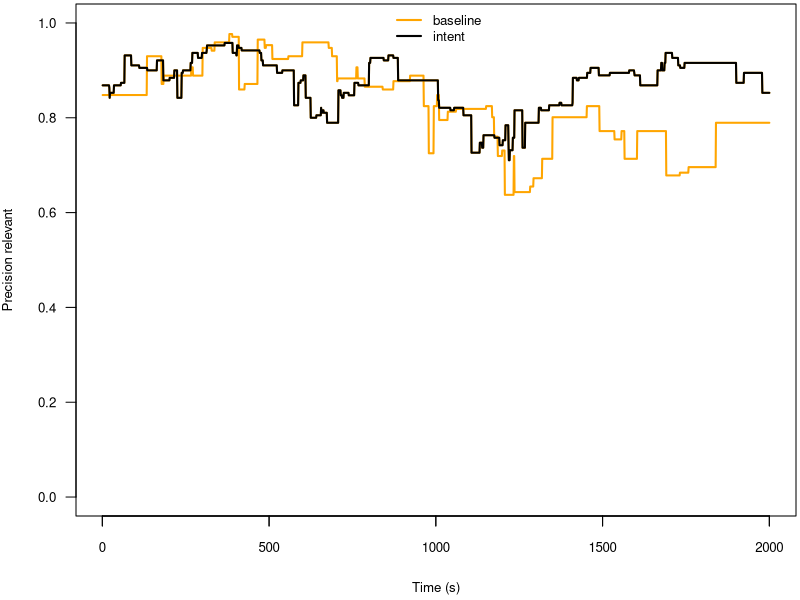
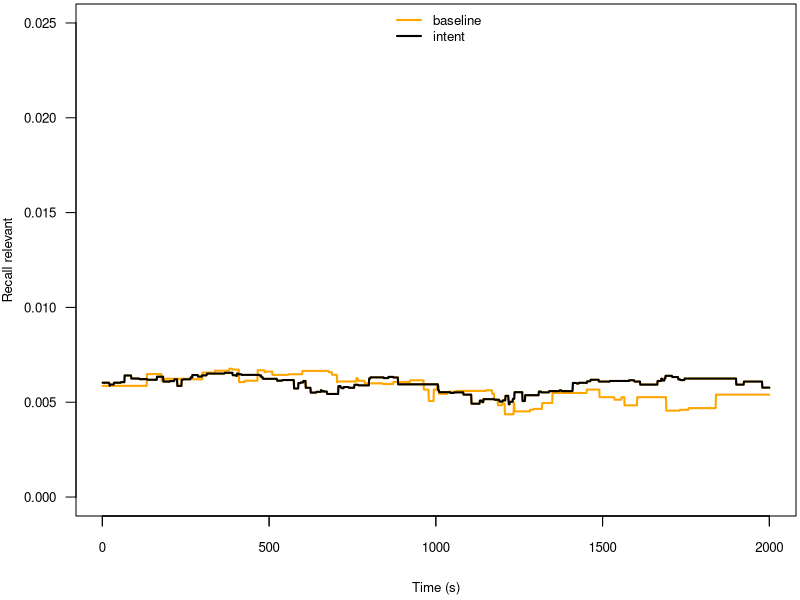
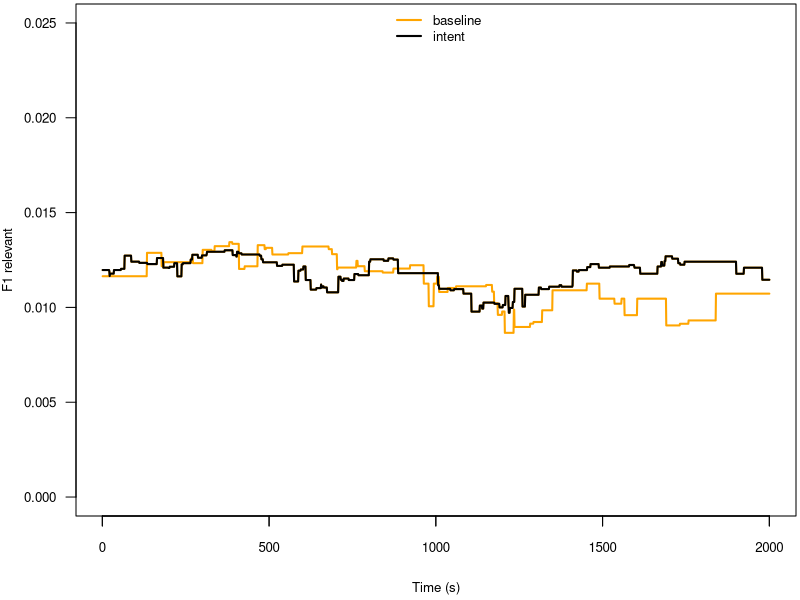

Reproduce these figures in R, in order.
#TASK: precision of relevant
precision_relevant_baseline <- read.table("./relevant_precision_baseline_noncumulative_20.dat", header=FALSE, sep=";")
precision_relevant_baseline <-t(precision_relevant_baseline)
#precision_relevant_baseline
nrow(precision_relevant_baseline)
ncol(precision_relevant_baseline)
#ColBL <- colMeans(precision_relevant_baseline [,])
ColBL <- precision_relevant_baseline[nrow(precision_relevant_baseline),]
ColBL
NROW(ColBL)
NCOL(ColBL)

precision_relevant_stash <- read.table("./relevant_precision_stash_noncumulative_20.dat", header=FALSE, sep=";")
precision_relevant_stash <-t(precision_relevant_stash)
#precision_relevant_stash
nrow(precision_relevant_stash)
ncol(precision_relevant_stash)
ColIN <- precision_relevant_stash[nrow(precision_relevant_stash),]
NROW(ColIN)
NCOL(ColIN)
ColIN

mean(ColIN)
mean(ColBL)

wilcox.test(ColIN, ColBL, paired=FALSE) 

#PLOT DATA
NROW(precision_relevant_baseline)
NCOL(precision_relevant_baseline)
  

precision_relevant<- data.frame(rowMeans(precision_relevant_baseline [,]),rowMeans(precision_relevant_stash [,]))
nrow(precision_relevant)
ncol(precision_relevant)
names(precision_relevant) <- c("baseline","intent")
#print(precision_relevant)

#PLOT
plot_colors <- c( "orange", "black")
plot_colors
plot_colors[1]
plot_colors[2]
par(mar=c(4.2, 3.8, 0.2, 0.2))
plot(precision_relevant$intent, type="l", col=plot_colors[1], 
     ylim=c(0, 1), axes=F, ann=T, xlab="Time (s)",
     ylab="Precision relevant", cex.lab=0.8, lwd=2)
# ylim=range(precision_relevant)
# Make x axis tick marks without labels
axis(1, lab=F, cex.axis=0.8)
# Plot x axis with smaller horizontal labels 
axis(1, las=1, cex.axis=0.8)
# Plot y axis with smaller horizontal labels 
axis(2, las=1, cex.axis=0.8)
# Create box around plot
box()
# Graph suvs with thicker green dotted line

lines(precision_relevant$baseline, type="l", lty=1, lwd=2, 
      col=plot_colors[1])
lines(precision_relevant$intent, type="l", lty=1, lwd=2, 
      col=plot_colors[2])
# Create a legend in the top-left corner that is slightly  
# smaller and has no border
legend("top", names(precision_relevant), cex=0.8, col=plot_colors, 
       lty=1:1, lwd=2, bty="n");

# Turn off device driver (to flush output to PDF)
#dev.off()

# Restore default margins
par(mar=c(5, 4, 4, 2) + 0.1)

#TASK: recall of relevant

recall_relevant_baseline <- read.table("./relevant_recall_baseline_noncumulative_20.dat", header=FALSE, sep=";")
recall_relevant_baseline <-t(recall_relevant_baseline)
#precision_relevant_baseline
nrow(recall_relevant_baseline)
ncol(recall_relevant_baseline)
ColBL <-  recall_relevant_baseline[nrow(recall_relevant_baseline),]
ColBL

recall_relevant_stash <- read.table("./relevant_recall_stash_noncumulative_20.dat", header=FALSE, sep=";")
recall_relevant_stash <-t(recall_relevant_stash)
#precision_relevant_baseline
nrow(recall_relevant_stash)
ncol(recall_relevant_stash)
ColIN <-  recall_relevant_stash[nrow(recall_relevant_stash),]
ColIN

mean(ColIN)
mean(ColBL)

wilcox.test(ColIN, ColBL, paired=FALSE) 

#PLOT DATA
NROW(recall_relevant_baseline)
NCOL(recall_relevant_baseline)
mean(recall_relevant_baseline [nrow(recall_relevant_baseline),])
NROW(recall_relevant_stash)
NCOL(recall_relevant_stash)
mean(recall_relevant_stash [nrow(recall_relevant_stash),])
#mean(rowMeans(recall_relevant_baseline [,]))

#mean(rowMeans(recall_relevant_stash [,]))


recall_relevant<- data.frame("baseline"=rowMeans(recall_relevant_baseline [,]),"intent"=rowMeans(recall_relevant_stash [,]))
nrow(recall_relevant)
ncol(recall_relevant)
#names(recall_relevant) <- c("baseline","intent")
#print(precision_relevant)
summary(recall_relevant)

#PLOT
plot_colors <- c( "orange", "black")
par(mar=c(4.2, 3.8, 0.2, 0.2))
plot(recall_relevant$intent, type="l", col=plot_colors[1], 
     ylim=c(0, 0.025), axes=F, ann=T, xlab="Time (s)",
     ylab="Recall relevant", cex.lab=0.8, lwd=2)

# Make x axis tick marks without labels
axis(1, lab=F, cex.axis=0.8)
# Plot x axis with smaller horizontal labels 
axis(1, las=1, cex.axis=0.8)
# Plot y axis with smaller horizontal labels 
axis(2, las=1, cex.axis=0.8)
# Create box around plot
box()
# Graph suvs with thicker green dotted line

lines(recall_relevant$baseline, type="l", lty=1, lwd=2, 
      col=plot_colors[1])
lines(recall_relevant$intent, type="l", lty=1, lwd=2, 
      col=plot_colors[2])
# Create a legend in the top-left corner that is slightly  
# smaller and has no border
legend("top", names(recall_relevant), cex=0.8, col=plot_colors[], 
       lty=1:1, lwd=2, bty="n");
plot_colors[]
names(recall_relevant)
plot_colors[1]
plot_colors[2]
names(recall_relevant)[1]
names(recall_relevant)[2]
# Turn off device driver (to flush output to PDF)
#dev.off()

# Restore default margins
par(mar=c(5, 4, 4, 2) + 0.1)

#TASK F1 of relevant

f1_relevant_baseline <- read.table("./relevant_f1_baseline_noncumulative_20.dat", header=FALSE, sep=";")
f1_relevant_baseline <-t(f1_relevant_baseline)
#precision_relevant_baseline
nrow(f1_relevant_baseline)
ncol(f1_relevant_baseline)

ColBL <- f1_relevant_baseline[nrow(f1_relevant_baseline),]
ColBL

f1_relevant_stash <- read.table("./relevant_f1_stash_noncumulative_20.dat", header=FALSE, sep=";")
f1_relevant_stash <-t(f1_relevant_stash)
#precision_relevant_baseline
nrow(f1_relevant_stash)
ncol(f1_relevant_stash)
ColIN <- f1_relevant_stash[nrow(f1_relevant_stash),]
ColIN

wilcox.test(ColIN, ColBL, paired=FALSE) 

#PLOT DATA
NROW(f1_relevant_baseline)
NCOL(f1_relevant_baseline)


f1_relevant<- data.frame(rowMeans(f1_relevant_baseline [,]),rowMeans(f1_relevant_stash [,]))
nrow(f1_relevant)
ncol(f1_relevant)
names(f1_relevant) <- c("baseline","intent")
#print(precision_relevant)

#PLOT
plot_colors <- c( "orange", "black")
par(mar=c(4.2, 3.8, 0.2, 0.2))
plot(f1_relevant$intent, type="l", col=plot_colors[1], 
     ylim=c(0, 0.025), axes=F, ann=T, xlab="Time (s)",
     ylab="F1 relevant", cex.lab=0.8, lwd=2)

# Make x axis tick marks without labels
axis(1, lab=F, cex.axis=0.8)
# Plot x axis with smaller horizontal labels 
axis(1, las=1, cex.axis=0.8)
# Plot y axis with smaller horizontal labels 
axis(2, las=1, cex.axis=0.8)
# Create box around plot
box()
# Graph suvs with thicker green dotted line

lines(f1_relevant$baseline, type="l", lty=1, lwd=2, 
      col=plot_colors[1])
lines(f1_relevant$intent, type="l", lty=1, lwd=2, 
      col=plot_colors[2])
# Create a legend in the top-left corner that is slightly  
# smaller and has no border
legend("top", names(f1_relevant), cex=0.8, col=plot_colors, 
       lty=1:1, lwd=2, bty="n");

# Turn off device driver (to flush output to PDF)
#dev.off()

# Restore default margins
par(mar=c(5, 4, 4, 2) + 0.1)